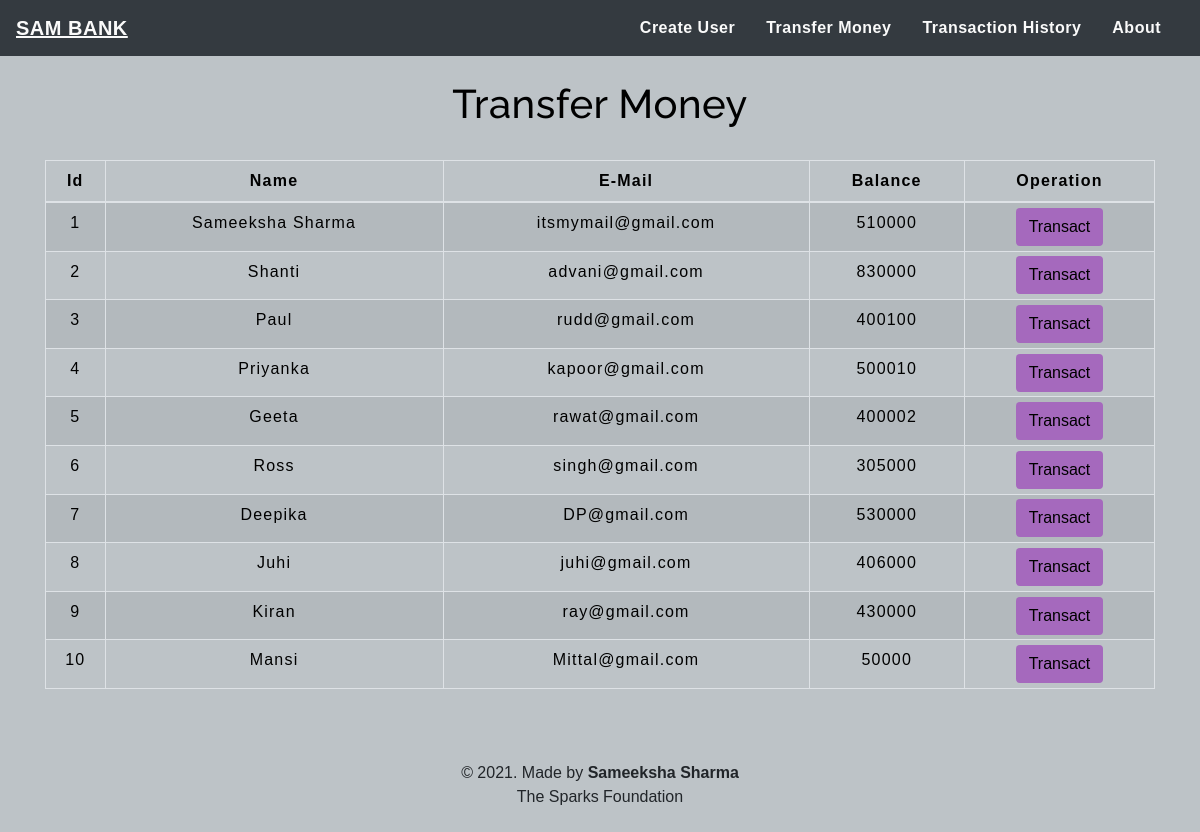
The app's page /transfermoney.php with its own data.
### tables this page shows
CREATE TABLE `users` (
  `id` int(3) NOT NULL,
  `name` text NOT NULL,
  `email` varchar(30) NOT NULL,
  `balance` int(8) NOT NULL
);

### transfermoney.php (the view, shortened to what this page needs)
<!DOCTYPE html>
<html lang="en">
<head>
    <link rel="stylesheet" href="https://maxcdn.bootstrapcdn.com/bootstrap/4.0.0/css/bootstrap.min.css">
    <link rel="stylesheet" type="text/css" href="css/table.css">
    <link rel="stylesheet" type="text/css" href="css/navbar.css">
</head>
<body style="background-color : #BDC3C7;">
<?php
    include 'config.php';
    $sql = "SELECT * FROM users";
    $result = mysqli_query($conn,$sql);
?>
<?php
  include 'navbar.php';
?>
<div class="container">
        <h2 class="text-center pt-4" style="color : black;">Transfer Money</h2>
        <br>
            <div class="row">
                <div class="col">
                    <div class="table-responsive-sm">
                    <table class="table table-hover table-sm table-striped table-condensed table-bordered" style="border-color:black;">
                        <thead style="color : black;">
                            <tr>
                            <th scope="col" class="text-center py-2">Id</th>
                            <th scope="col" class="text-center py-2">Name</th>
                            <th scope="col" class="text-center py-2">E-Mail</th>
                            <th scope="col" class="text-center py-2">Balance</th>
                            <th scope="col" class="text-center py-2">Operation</th>
                            </tr>
                        </thead>
                        <tbody>
                <?php
                    while($rows=mysqli_fetch_assoc($result)){
                ?>
                    <tr style="color : black;">
                        <td class="py-2"><?php echo $rows['id'] ?></td>
                        <td class="py-2"><?php echo $rows['name']?></td>
                        <td class="py-2"><?php echo $rows['email']?></td>
                        <td class="py-2"><?php echo $rows['balance']?></td>
                        <td><a href="selecteduserdetail.php?id= <?php echo $rows['id'] ;?>"> <button type="button" class="btn" style="background-color : #A569BD;">Transact</button></a></td>
                    </tr>
                <?php
                    }
                ?>
                        </tbody>
                    </table>
                    </div>
                </div>
            </div>
         </div>
         <footer class="text-center mt-5 py-2">
        <p>&copy 2021. Made by <b>Sameeksha Sharma</b> <br> The Sparks Foundation</p>
      </footer>
</body>
</html>

### navbar.php (shortened to what this page needs)
<nav class="navbar navbar-expand-md navbar-dark bg-dark">
      <a class="navbar-brand" href="index.php" style="color : #fafafa;"><b><u>SAM BANK</u></b></a>
      <div class="collapse navbar-collapse" id="collapsibleNavbar">
            <ul class="navbar-nav ml-auto">
              <li class="nav-item">
                <a class="nav-link" href="createuser.php" style="color : #fafafa;"><b>Create User</b></a>
              </li>
              <li class="nav-item">
                <a class="nav-link" href="transfermoney.php" style="color : #fafafa;"><b>Transfer Money</b></a>
              </li>
              <li class="nav-item">
                <a class="nav-link" href="transactionhistory.php" style="color : #fafafa;"><b>Transaction History</b></a>
              </li>
              <li class="nav-item">
                <a class="nav-link" href="about.php" style="color : #fafafa;"><b>About</b></a>
              </li>
          </div>
       </nav>

### table.css (style rules this page uses)
* { padding: 0; margin: 0; box-sizing: border-box; font-family: sans-serif; }
h2 { font-size: 40px; }
table { letter-spacing: 1.2px; }
td { text-align: center; }
button { border:none; background: #d9d9d9; transition: 1s; }

### navbar.css (style rules this page uses)
.nav-link { margin-right: 15px; color:#2c8ba8; letter-spacing: 0.5px; transition: 0.5s; }
.navbar-brand { color: #b64444; letter-spacing: 0.5px; }
h2 { color: #4C4B4B; letter-spacing: 0.5px; font-family: raleway; }

### transfermoney.php (style rules this page uses)
button { transition: 1.5s; }

### records on screen
users: id "1", name "Sameeksha Sharma", email "itsmymail@gmail.com", balance "510000"
users: id "2", name "Shanti", email "advani@gmail.com", balance "830000"
users: id "3", name "Paul", email "rudd@gmail.com", balance "400100"
users: id "4", name "Priyanka", email "kapoor@gmail.com", balance "500010"
users: id "5", name "Geeta", email "rawat@gmail.com", balance "400002"
users: id "6", name "Ross", email "singh@gmail.com", balance "305000"
users: id "7", name "Deepika", email "DP@gmail.com", balance "530000"
users: id "8", name "Juhi", email "juhi@gmail.com", balance "406000"
users: id "9", name "Kiran", email "ray@gmail.com", balance "430000"
users: id "10", name "Mansi", email "Mittal@gmail.com", balance "50000"
